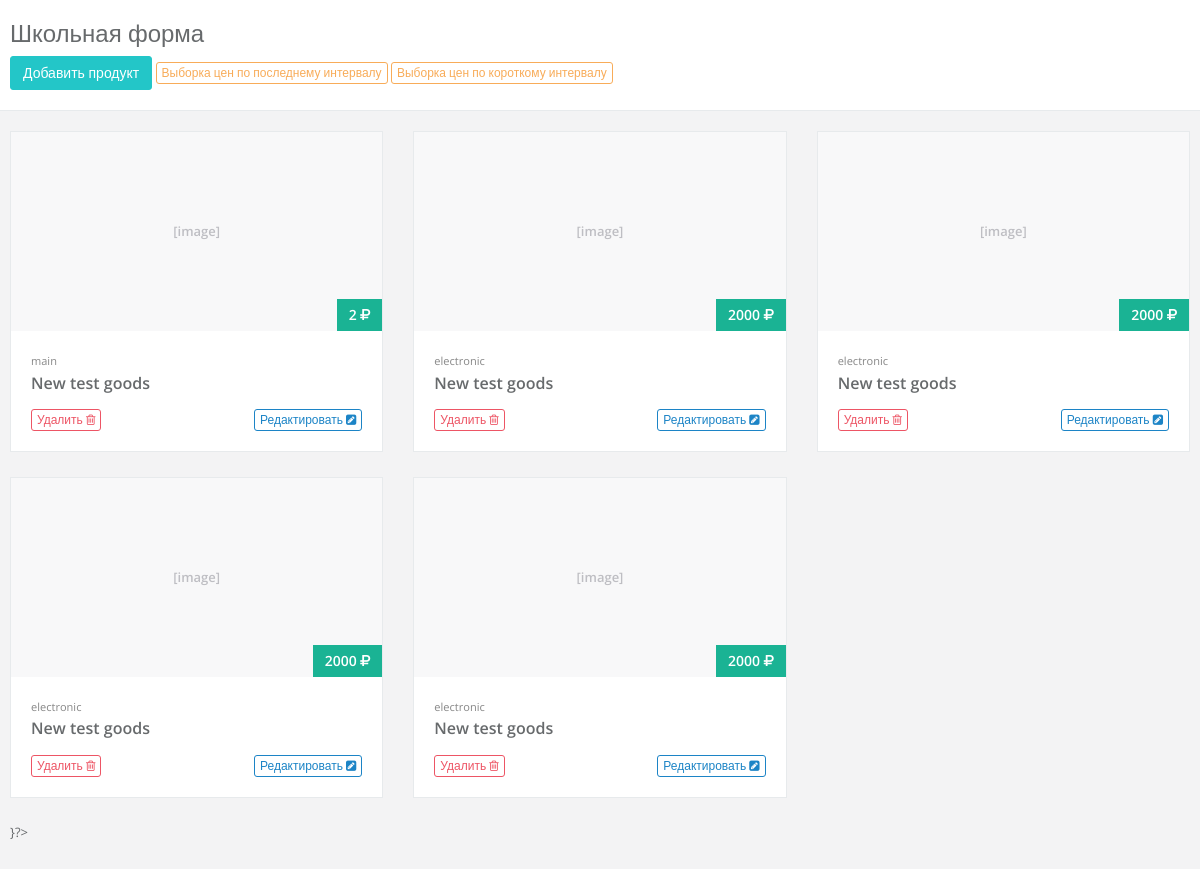
Before: / with the older database file.
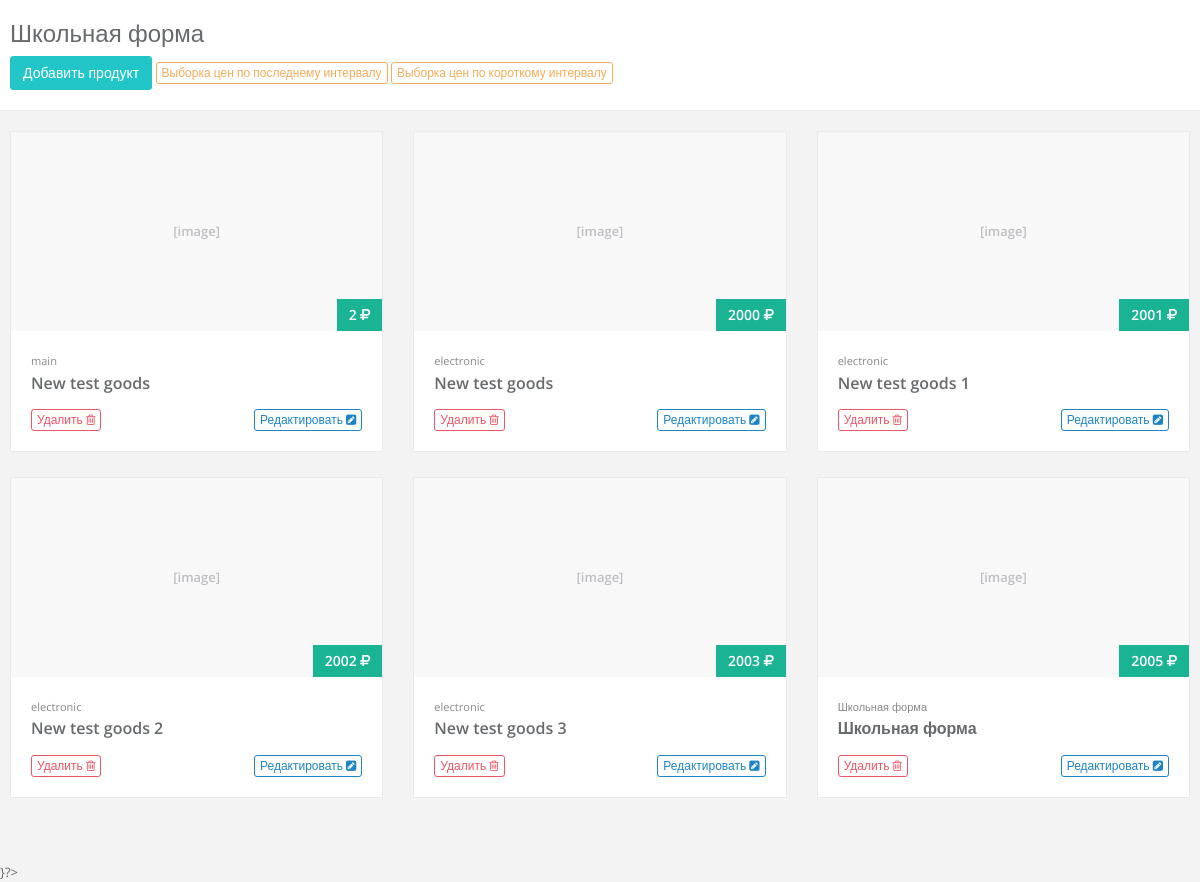
After: the same page with the newer database file.
### tables this page shows
CREATE TABLE IF NOT EXISTS `goods` (
  `id` int(11) NOT NULL AUTO_INCREMENT,
  `art` int(11) DEFAULT NULL,
  `title` char(200) DEFAULT NULL,
  `description` varchar(5000) DEFAULT NULL,
  `category` char(50) DEFAULT NULL,
  `tags` char(200) DEFAULT NULL,
  `mainPrice` int(11) DEFAULT NULL,
  PRIMARY KEY (`id`)
);

### goods.php (called while the page is built, shortened)
<?php
include "db.class.php";
class Goods extends DB
{
	protected $model;
	public function __construct()
    {
        $this->model = new DB;
    }
	public function getList($visible = false)
    {
        $sql = "SELECT * FROM goods WHERE 1";
        return $this->model->query($sql);
    }
     public function getPrice($gid,$priority = null)
    {
    	(int)$gid = $gid;
		if($priority == 'interval'){
			$order = "diffDate";
		}elseif ($priority == 'last') {
			$order = "ppid DESC ";
		}else{$order = "ppid DESC ";}
		$sql = "SELECT `price` FROM pricePeriod WHERE startDate < NOW() and endDate + INTERVAL 1 DAY >= NOW() and gid = {$gid} ORDER BY {$order} LIMIT 1";
        $result = end($this->model->query($sql));
		if (!$result){
			$sql = "SELECT `mainPrice` FROM goods WHERE id={$gid}";
			$result = end(end($this->model->query($sql)));
			return $result;
		}else{$result = current($result); return $result;}
    }
}

### db.class.php (called while the page is built, shortened)
<?php
class DB
{
    protected $connection;
    public function __construct()
    {
        $this->connection = new mysqli("localhost","root","","test");
    }
    public function query($sql)
    {
        $result = $this->connection->query($sql);
        $data = array();
        while ($row = mysqli_fetch_assoc($result) )
        {
            $data[] = $row;
        }
        return $data;
    }
}

### index.php (the view, shortened to what this page needs)
<?php
include "goods.php";
$g = new Goods;
?>
<!DOCTYPE html>
<html>
<head>
    <link href="css/bootstrap.min.css" rel="stylesheet">
    <link href="font-awesome/css/font-awesome.css" rel="stylesheet">
    <link href="css/plugins/summernote/summernote.css" rel="stylesheet">
    <link href="css/plugins/summernote/summernote-bs3.css" rel="stylesheet">
    <link href="css/plugins/datapicker/datepicker3.css" rel="stylesheet">
    <link href="css/animate.css" rel="stylesheet">
    <link href="css/style.css" rel="stylesheet">
</head>
<body>
<div id="wrapper">
<div id="" class="gray-bg">
        <div class="row wrapper border-bottom white-bg page-heading">
            <div class="col-lg-10">
                <h2>Школьная форма</h2>
              <a href="addProduct.php" class="btn btn-info">Добавить продукт</a>
	<a href=".?sortTo=last" class="btn btn-xs btn-outline btn-warning">Выборка цен по последнему интервалу</a>
<a href="?sortTo=interval" class="btn btn-xs btn-outline btn-warning">Выборка цен по короткому интервалу</a>
            </div>
        </div>
        <div class="wrapper wrapper-content animated fadeInRight">
						<? $count = 0;
						foreach($g->getList() as $row){
						if ($count == 0){echo '<div class="row">';}
						?>
						<div class="col-md-4">
                    			<div class="ibox">
                        			<div class="ibox-content product-box">
                            			<div class="product-imitation">
											[image]
                            			</div>
			 							<div class="product-desc">
			                                <span class="product-price">
			                                    <?=$g->getPrice($row['id'],$_GET['sortTo'])?> <i class="fa
fa-rub"></i>
			                                </span>
			                                <small class="text-muted"><?=$row['category']?></small>
			                                <a href="view.php?id=<?=$row['id']?>" class="product-name"><?=$row['title']?> </a>
			                                <div class="m-t text-righ">
			                                    <a href="" class="btn btn-xs btn-outline btn-danger">Удалить <i class="fa fa-trash-o"></i> </a>
			                                    <div class="pull-right">
			                                    	<a href="edit.php?id=<?=$row['id']?>" class="btn btn-xs btn-outline btn-success">Редактировать <i class="fa
fa-pencil-square"></i> </a>
			                                	</div>
			                                </div>
			                            </div>
					   		           </div>
		                        </div>
		                    </div>
		                <?
		                $count++;
		                if ($count == 3){echo '</div>';$count = 0;}
						}
						?>
</div>
}?>
</body>
</html>

Changed rows visible on the page:
changed goods: Price "2000" → "2001"; title "New test goods" → "New test goods 1"
changed goods: Price "2000" → "2002"; title "New test goods" → "New test goods 2"
changed goods: Price "2000" → "2003"; title "New test goods" → "New test goods 3"
added goods: Price "2005", category "Школьная форма", title "Школьная форма"
